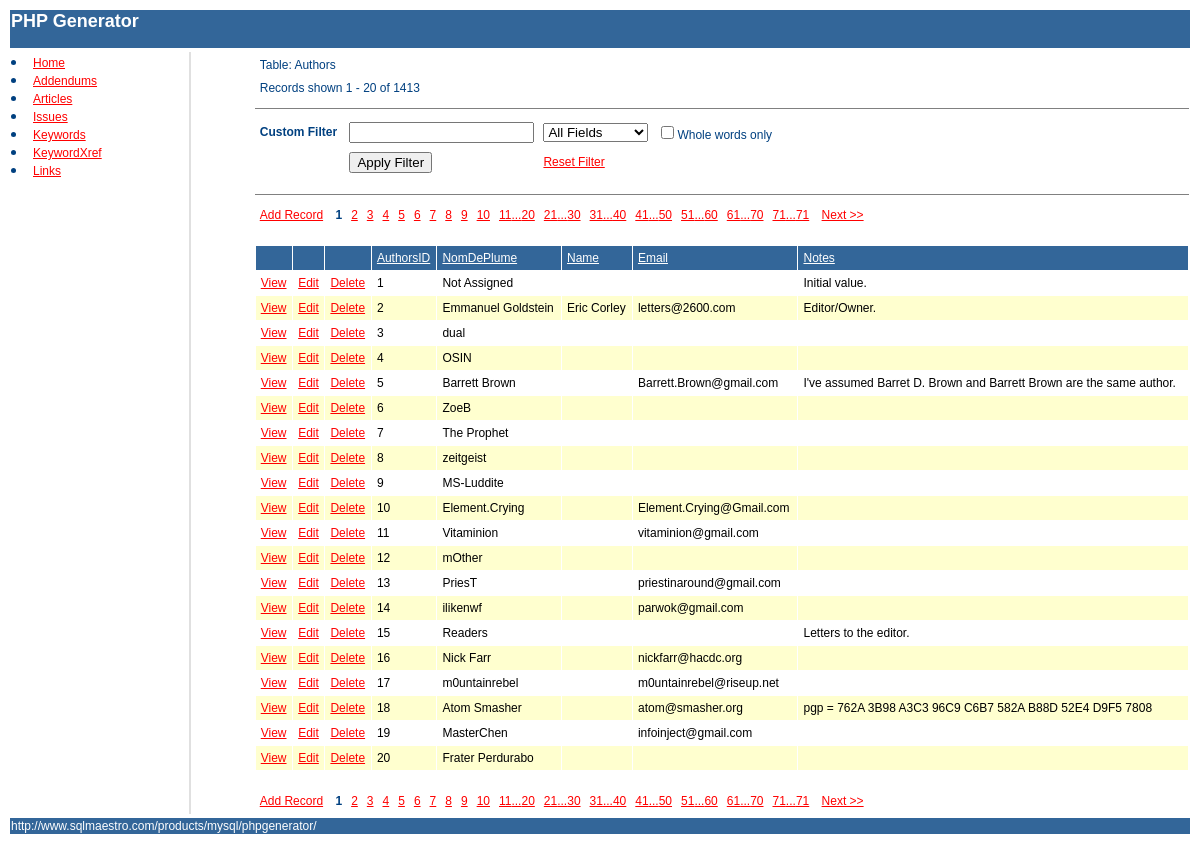
Page /TableEditors/Authors.php on the committed database.
### tables this page shows
CREATE TABLE `Authors` (
  `AuthorsID` int(11) NOT NULL AUTO_INCREMENT COMMENT 'Automatic unique record id.',
  `NomDePlume` varchar(64) NOT NULL COMMENT 'Author nom de plume (pen name) from article.',
  `Name` varchar(64) DEFAULT NULL COMMENT 'Author name if available.',
  `Email` varchar(128) DEFAULT NULL COMMENT 'Author email address if given.',
  `Notes` varchar(2048) DEFAULT NULL COMMENT 'Author notes and/or comments.',
  PRIMARY KEY (`AuthorsID`),
  UNIQUE KEY `NomDePlume` (`NomDePlume`)
);

### www/TableEditors/Authors.php (the view, shortened to what this page needs)
<?php session_start();
  $wholeonly = false;
?>
<html>
<head>
</head>
<body>
<table class="bd" width="100%"><tr><td class="hr"><h2>PHP Generator</h2></td></tr></table>
<table width="100%">
<tr>
<td width="10%" valign="top">
<li><a href="../index.php">Home</a>
<li><a href="Addendums.php?a=reset">Addendums</a>
<li><a href="Articles.php?a=reset">Articles</a>
<li><a href="Issues.php?a=reset">Issues</a>
<li><a href="Keywords.php?a=reset">Keywords</a>
<li><a href="KeywordXref.php?a=reset">KeywordXref</a>
<li><a href="Links.php?a=reset">Links</a>
</td>
<td width="5%">
</td>
<td bgcolor="#e0e0e0">
</td>
<td width="5%">
</td>
<td width="80%" valign="top">
<?php
  $conn = connect();
  $showrecs = 20;
  $pagerange = 10;
  $a = @$_GET["a"];
  $page = @$_GET["page"];
  if (!isset($page)) $page = 1;
  switch ($a) {
    default:
      select();
      break;
  }
?>
<table class="bd" width="100%"><tr><td class="hr">http://www.sqlmaestro.com/products/mysql/phpgenerator/</td></tr></table>
</body>
</html>
<?php function select()
  {
  global $showrecs;
  global $page;
  global $filter;
  global $ordtype;
  $checkstr = "";
  if ($ordtype == "asc") { $ordtypestr = "desc"; } else { $ordtypestr = "asc"; }
  $res = sql_select();
  $count = sql_getrecordcount();
  if ($count % $showrecs != 0) {
    $pagecount = intval($count / $showrecs) + 1;
  }
  else {
    $pagecount = intval($count / $showrecs);
  }
  $startrec = $showrecs * ($page - 1);
  $reccount = min($showrecs * $page, $count);
?>
<table class="bd" border="0" cellspacing="1" cellpadding="4">
<tr><td>Table: Authors</td></tr>
<tr><td>Records shown <?php echo $startrec + 1 ?> - <?php echo $reccount ?> of <?php echo $count ?></td></tr>
</table>
<hr size="1" noshade>
<form action="Authors.php" method="post">
<table class="bd" border="0" cellspacing="1" cellpadding="4">
<tr>
<td><b>Custom Filter</b>&nbsp;</td>
<td><input type="text" name="filter" value="<?php echo $filter ?>"></td>
<td><select name="filter_field">
<option value="">All Fields</option>
</select></td>
<td><input type="checkbox" name="wholeonly"<?php echo $checkstr ?>>Whole words only</td>
</td></tr>
<tr>
<td>&nbsp;</td>
<td><input type="submit" name="action" value="Apply Filter"></td>
<td><a href="Authors.php?a=reset">Reset Filter</a></td>
</tr>
</table>
<hr size="1" noshade>
<?php showpagenav($page, $pagecount); ?>
<br>
<table class="tbl" border="0" cellspacing="1" cellpadding="5"width="100%">
<tr>
<td class="hr">&nbsp;</td>
<td class="hr">&nbsp;</td>
<td class="hr">&nbsp;</td>
<td class="hr"><a class="hr" href="Authors.php?order=<?php echo "AuthorsID" ?>&type=<?php echo $ordtypestr ?>"><?php echo htmlspecialchars("AuthorsID") ?></a></td>
<td class="hr"><a class="hr" href="Authors.php?order=<?php echo "NomDePlume" ?>&type=<?php echo $ordtypestr ?>"><?php echo htmlspecialchars("NomDePlume") ?></a></td>
<td class="hr"><a class="hr" href="Authors.php?order=<?php echo "Name" ?>&type=<?php echo $ordtypestr ?>"><?php echo htmlspecialchars("Name") ?></a></td>
<td class="hr"><a class="hr" href="Authors.php?order=<?php echo "Email" ?>&type=<?php echo $ordtypestr ?>"><?php echo htmlspecialchars("Email") ?></a></td>
<td class="hr"><a class="hr" href="Authors.php?order=<?php echo "Notes" ?>&type=<?php echo $ordtypestr ?>"><?php echo htmlspecialchars("Notes") ?></a></td>
</tr>
<?php
  for ($i = $startrec; $i < $reccount; $i++)
  {
    $row = mysql_fetch_assoc($res);
    $style = "dr";
    if ($i % 2 != 0) {
      $style = "sr";
    }
?>
<tr>
<td class="<?php echo $style ?>"><a href="Authors.php?a=view&recid=<?php echo $i ?>">View</a></td>
<td class="<?php echo $style ?>"><a href="Authors.php?a=edit&recid=<?php echo $i ?>">Edit</a></td>
<td class="<?php echo $style ?>"><a href="Authors.php?a=del&recid=<?php echo $i ?>">Delete</a></td>
<td class="<?php echo $style ?>"><?php echo htmlspecialchars($row["AuthorsID"]) ?></td>
<td class="<?php echo $style ?>"><?php echo htmlspecialchars($row["NomDePlume"]) ?></td>
<td class="<?php echo $style ?>"><?php echo htmlspecialchars($row["Name"]) ?></td>
<td class="<?php echo $style ?>"><?php echo htmlspecialchars($row["Email"]) ?></td>
<td class="<?php echo $style ?>"><?php echo htmlspecialchars($row["Notes"]) ?></td>
</tr>
<?php
  }
?>
</table>
<br>
<?php } ?>
<?php function showpagenav($page, $pagecount)
{
?>
<table class="bd" border="0" cellspacing="1" cellpadding="4">
<tr>
<td><a href="Authors.php?a=add">Add Record</a>&nbsp;</td>
<?php
  global $pagerange;
  if ($pagecount > 1) {
  if ($pagecount % $pagerange != 0) {
    $rangecount = intval($pagecount / $pagerange) + 1;
  }
  else {
    $rangecount = intval($pagecount / $pagerange);
  }
  for ($i = 1; $i < $rangecount + 1; $i++) {
    $startpage = (($i - 1) * $pagerange) + 1;
    $count = min($i * $pagerange, $pagecount);
    if ((($page >= $startpage) && ($page <= ($i * $pagerange)))) {
      for ($j = $startpage; $j < $count + 1; $j++) {
        if ($j == $page) {
?>
<td><b><?php echo $j ?></b></td>
<?php } else { ?>
<td><a href="Authors.php?page=<?php echo $j ?>"><?php echo $j ?></a></td>
<?php } } } else { ?>
<td><a href="Authors.php?page=<?php echo $startpage ?>"><?php echo $startpage ."..." .$count ?></a></td>
<?php } } } ?>
<?php if ($page < $pagecount) { ?>
<td>&nbsp;<a href="Authors.php?page=<?php echo $page + 1 ?>">Next&nbsp;&gt;&gt;</a>&nbsp;</td>
<?php } ?>
</tr>
</table>
<?php } ?>
<?php function connect()
{
  $conn = mysql_connect("localhost", "wepp", "wrec");
  return $conn;
}
function sqlstr($val)
{
  return $val;
}
function sql_select()
{
  global $conn;
  $sql = "SELECT `AuthorsID`, `NomDePlume`, `Name`, `Email`, `Notes` FROM `Authors`";
  $res = mysql_query($sql, $conn) or die(mysql_error());
  return $res;
}
function sql_getrecordcount()
{
  global $conn;
  global $filter;
  $filterstr = sqlstr($filter);
  $sql = "SELECT COUNT(*) FROM `Authors`";
  $res = mysql_query($sql, $conn) or die(mysql_error());
  $row = mysql_fetch_assoc($res);
  reset($row);
  return current($row);
}
 ?>

### www/TableEditors/Authors.php (style rules this page uses)
body { background-color: #FFFFFF; color: #004080; font-family: Arial; font-size: 12px; }
.bd { background-color: #FFFFFF; color: #004080; font-family: Arial; font-size: 12px; }
.tbl { background-color: #FFFFFF; }
a:link { color: #FF0000; font-family: Arial; font-size: 12px; }
.hr { background-color: #336699; color: #FFFFFF; font-family: Arial; font-size: 12px; }
a.hr:link { color: #FFFFFF; font-family: Arial; font-size: 12px; }
.dr { background-color: #FFFFFF; color: #000000; font-family: Arial; font-size: 12px; }
.sr { background-color: #FFFFCF; color: #000000; font-family: Arial; font-size: 12px; }

### rows in the picture
authors: AuthorsID "1", NomDePlume "Not Assigned", Notes "Initial value."
authors: AuthorsID "2", NomDePlume "Emmanuel Goldstein", Name "Eric Corley", Email "letters@2600.com", Notes "Editor/Owner."
authors: AuthorsID "3", NomDePlume "dual"
authors: AuthorsID "4", NomDePlume "OSIN"
authors: AuthorsID "5", NomDePlume "Barrett Brown", Email "Barrett.Brown@gmail.com", Notes "I've assumed Barret D. Brown and Barrett Brown are the same author."
authors: AuthorsID "6", NomDePlume "ZoeB"
authors: AuthorsID "7", NomDePlume "The Prophet"
authors: AuthorsID "8", NomDePlume "zeitgeist"
authors: AuthorsID "9", NomDePlume "MS-Luddite"
authors: AuthorsID "10", NomDePlume "Element.Crying", Email "Element.Crying@Gmail.com"
authors: AuthorsID "11", NomDePlume "Vitaminion", Email "vitaminion@gmail.com"
authors: AuthorsID "12", NomDePlume "mOther"
authors: AuthorsID "13", NomDePlume "PriesT", Email "priestinaround@gmail.com"
authors: AuthorsID "14", NomDePlume "ilikenwf", Email "parwok@gmail.com"
authors: AuthorsID "15", NomDePlume "Readers", Notes "Letters to the editor."
authors: AuthorsID "16", NomDePlume "Nick Farr", Email "nickfarr@hacdc.org"
authors: AuthorsID "17", NomDePlume "m0untainrebel", Email "m0untainrebel@riseup.net"
authors: AuthorsID "18", NomDePlume "Atom Smasher", Email "atom@smasher.org", Notes "pgp = 762A 3B98 A3C3 96C9 C6B7 582A B88D 52E4 D9F5 7808"
authors: AuthorsID "19", NomDePlume "MasterChen", Email "infoinject@gmail.com"
authors: AuthorsID "20", NomDePlume "Frater Perdurabo"

### other values in the picture
$startrec + 1 "1"
$reccount "20"
$count "1413"
$startpage "11"
$count "20"
$startpage "21"
$count "30"
$startpage "31"
$count "40"
$startpage "41"
$count "50"
$startpage "51"
$count "60"
$startpage "61"
$count "70"
